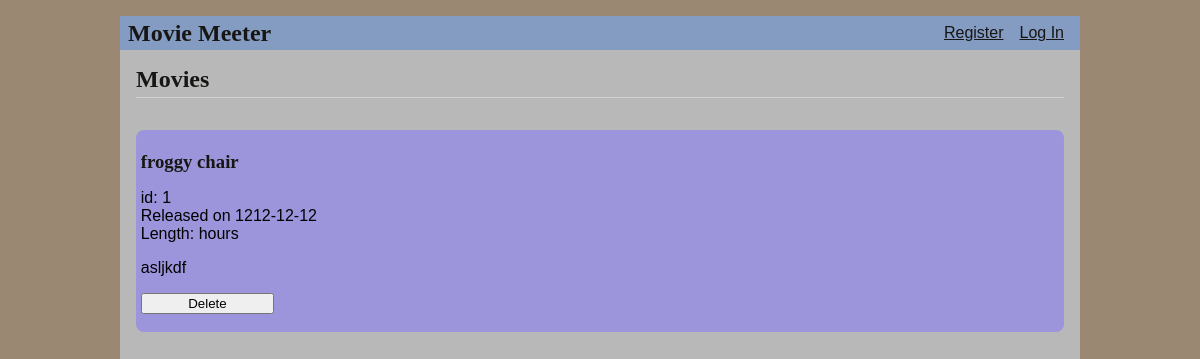
/movies, run on an earlier commit of the app's database.
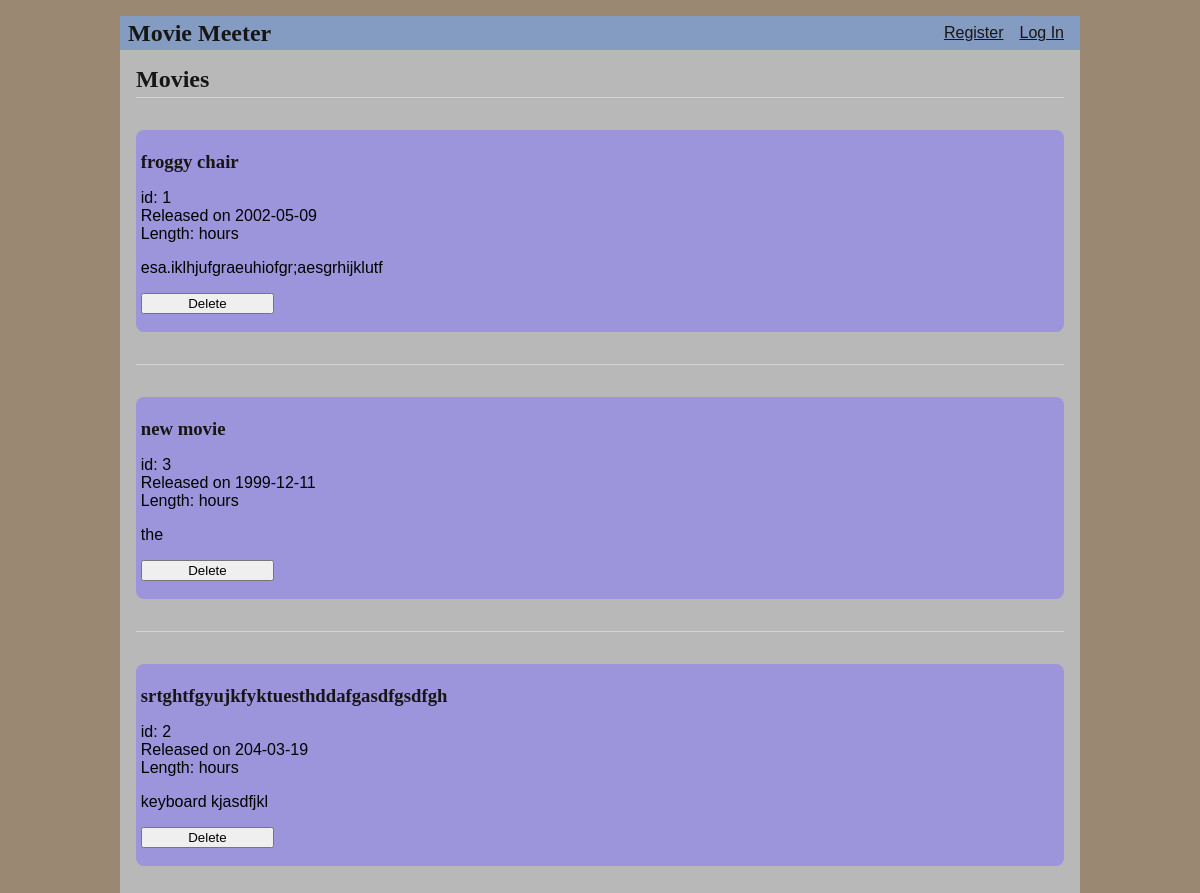
And on a later commit of the database.
### tables this page shows
CREATE TABLE movie (
  id INTEGER PRIMARY KEY AUTOINCREMENT,
  released TIMESTAMP NOT NULL DEFAULT CURRENT_TIMESTAMP,
  title TEXT UNIQUE NOT NULL,
  summary TEXT NOT NULL
);

### project/movie.py (the view, shortened to what this page needs)
@bp.route('/movies', methods=('GET', 'POST'))
def index():
    db = get_db()  # Retrieve the database connection
    movies = db.execute(
        'SELECT * '
        'FROM movie '
        'ORDER BY released DESC'
    ).fetchall()
    return render_template('movie/index.html', movies=movies)

### project/auth.py (called while the page is built)
@bp.before_app_request
def load_logged_in_user():
    user_id = session.get('user_id')
    if user_id is None:
        g.user = None
    else:
        g.user = get_db().execute(
            'SELECT * FROM user WHERE id = ?', (user_id,)
        ).fetchone()

### project/db.py (called while the page is built)
def get_db():
    if 'db' not in g:
        g.db = sqlite3.connect(
            current_app.config['DATABASE'],
            detect_types=sqlite3.PARSE_DECLTYPES,
            isolation_level='EXCLUSIVE'
        )
        g.db.row_factory = sqlite3.Row
    return g.db

### project/templates/movie/index.html (shortened to what this page needs)
{% extends 'base.html' %}
{% block header %}
  <h1>{% block title %}Movies{% endblock %}</h1>
{% endblock %}
{% block content %}
  {% for movie in movies %}
    <form method="post">
      <article class="movie">
        <header>
          <div>
            <h1>{{ movie['title'] }}</h1>
            <div>id: {{  movie['id'] }}</div>
            <div class="about">Released on {{ movie['released'].strftime('%Y-%m-%d') }}</div>
            <div>Length: {{ movie['duration_in_hours'] }} hours</div>
          </div>
        </header>
        <p class="body">{{ movie['summary'] }}</p>
        <input type="submit" value="Delete">
      </article>
    </form>
    {% if not loop.last %}
      <hr>
    {% endif %}
  {% endfor %}
{% endblock %}

What changed in the data, as far as the page shows it:
changed movie "froggy chair": released "1212-12-12" → "2002-05-09"; summary "asljkdf" → "esa.iklhjufgraeuhiofgr;aesgrhijklutf"
added movie: title "new movie", id "3", released "1999-12-11", summary "the"
added movie: title "srtghtfgyujkfyktuesthddafgasdfgsdfgh", id "2", released "204-03-19", summary "keyboard kjasdfjkl"
